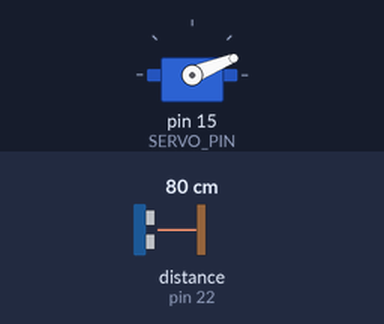
Recording of a sketch running on a simulated Arduino Mega 2560, built with avr-gcc and run on an emulated ATmega2560. On the bench: servo. The test bench sets the inputs (shaded band); at power-on: distance to the obstacle (sensor on pin 22) 80 cm. The echo pulse lasts 58.3 µs per cm; what the sketch prints to the serial monitor is not drawn.

Above: at 4.26 s.
4.3 s: distance to the obstacle (sensor on pin 22) set to 2 cm
At 5.21 s:
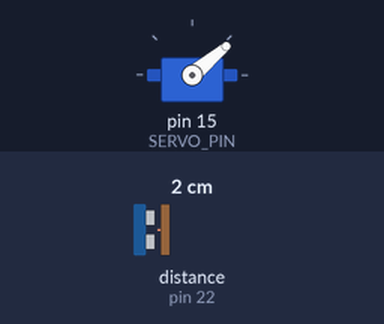
7.3 s: distance to the obstacle (sensor on pin 22) set to 18 cm
At 7.58 s:
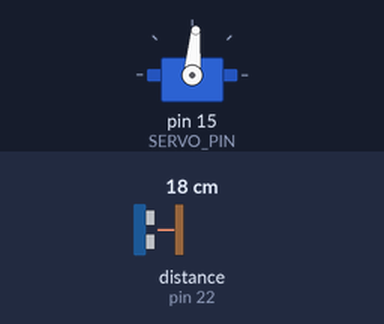
10.3 s: distance to the obstacle (sensor on pin 22) set to 299 cm
At 10.34 s:
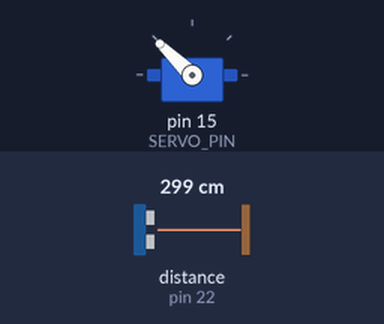
13.3 s: distance to the obstacle (sensor on pin 22) set to 250 cm
Timing chart, 0 to 17.3 s (numbered marks = the images above; inputs shaded):
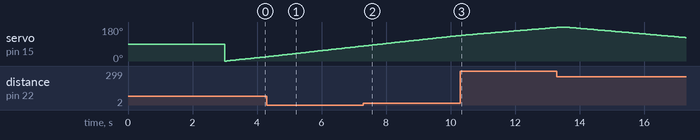

The sketch:

RADAR_SYSTEM.ino
```cpp
#include <NewPing.h>
#include <Servo.h>
#define TRIGGER_PIN  23
#define ECHO_PIN     22
#define SERVO_PIN    15
#define MAX_DISTANCE 1000

int distance;
NewPing sonar(TRIGGER_PIN, ECHO_PIN, MAX_DISTANCE);
Servo RadarServo;

void setup() {
  Serial.begin(115200);
  RadarServo.attach(SERVO_PIN); // Defines on which pin is the servo motor attached
  delay(3000);
}
void loop() {
  // rotates the servo motor from 15 to 165 degrees
  for(int i=0;i<=180;i++){
    RadarServo.write(i);
    delay(50);
    distance = sonar.ping_cm();// Calls a function for calculating the distance measured by the Ultrasonic sensor for each degree

 for(int j=0;j<100;j+=25){
      if(i==180 && j>0){
        break;
      }
      Serial.print(i); // Sends the current degree into the Serial Port
      Serial.print(","); // Sends addition character right next to the previous value needed later in the Processing IDE for indexing
      Serial.print(j); // Sends the current degree into the Serial Port
      Serial.print("*");
      Serial.print(1); // Sends the distance value into the Serial Port
      Serial.print("/"); // Sends addition character right next to the previous value needed later in the Processing IDE for indexing
      Serial.print(distance); // Sends the distance value into the Serial Port
      Serial.print("."); // Sends addition character right next to the previous value needed later in the Processing IDE for indexing
    }

  }


  // Repeats the previous lines from 165 to 15 degrees
  for(int i=180;i>=0;i--){
  RadarServo.write(i);
  delay(50);
  distance = sonar.ping_cm();
  for(int j=75;j>=0;j-=25){
if(i==180 &&  (j==75 ||j==50 ||j==25)){
  continue;
}
 Serial.print(i); // Sends the current degree into the Serial Port
  Serial.print(","); // Sends addition character right next to the previous value needed later in the Processing IDE for indexing
  Serial.print(j); // Sends the current degree into the Serial Port
  Serial.print("*");
  Serial.print(-1); // Sends the distance value into the Serial Port
  Serial.print("/"); // Sends addition character right next to the previous value needed later in the Processing IDE for indexing
  Serial.print(distance); // Sends the distance value into the Serial Port
  Serial.print("."); // Sends addition character right next to the previous value needed later in the Processing IDE for indexing
  }
  }
}
```

Measured:
- by itself, servo on pin 15 (SERVO_PIN): rises from 178° to 180° in 0.07 s, then falls to 124° in 3.9 s
